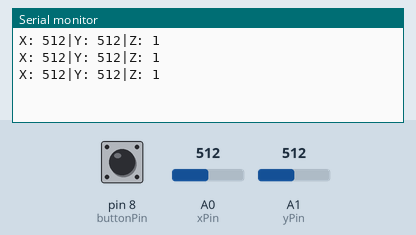
Simulated run of this sketch. Board: Arduino Uno, built with avr-gcc and run on an emulated ATmega328P. Shown: the last lines printed to the serial monitor. The test bench sets the inputs (shaded band); at power-on: A0 (xPin) = 512, A1 (yPin) = 512, pin 8 (buttonPin) HIGH.

Above: at 1.3 s.
1.4 s: A0 (xPin) set to 716
At 1.9 s:
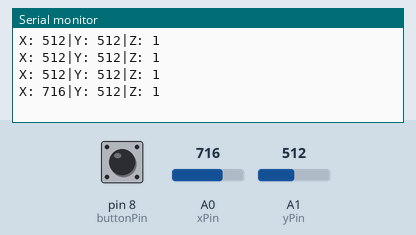
2.9 s: A1 (yPin) set to 716
At 3.4 s:
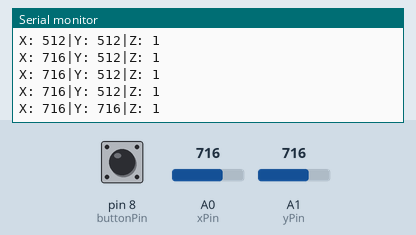
4.4 s: pin 8 (buttonPin) pulled LOW for 0.6 s
At 4.9 s:
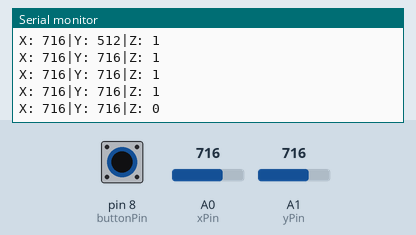
6.5 s: A0 (xPin) set to 900
At 6.9 s:
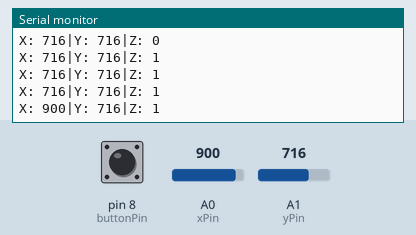
8.0 s: pin 8 (buttonPin) pulled LOW for 1 s
At 8.4 s:
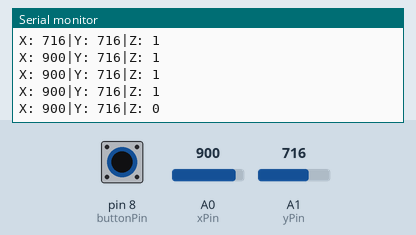
10.5 s: A1 (yPin) set to 900
At 10.9 s:
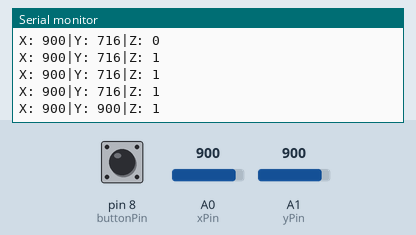
Timing chart, 0 to 13.0 s (numbered marks = the images above; inputs shaded):
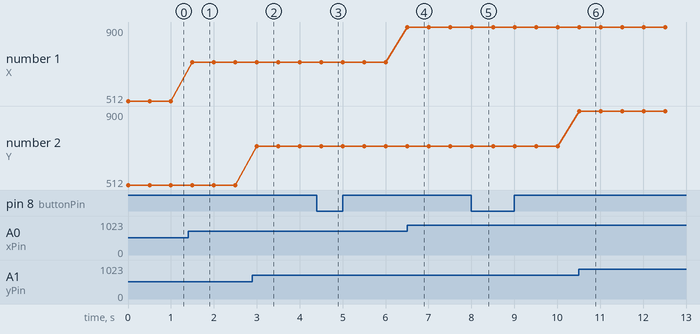

The sketch:

28_joystick.ino
```cpp
int xPin = A0;      // x coordinate pin
int yPin = A1;      // y coordinate pin
int buttonPin = 8;  // button pin

void setup() {
  pinMode(buttonPin, INPUT);      // set button
  digitalWrite(buttonPin, HIGH);  // turn pullup on
  Serial.begin(9600);
}

void loop() {
  Serial.print("X: ");
  // write x coordinate in decimal
  Serial.print(analogRead(xPin), DEC);
  Serial.print("|Y: ");
  // write y coordinate in decimal
  Serial.print(analogRead(yPin), DEC);
  Serial.print("|Z: ");
  // write push button
  Serial.println(digitalRead(buttonPin));
  delay(500);
}
```

Measured:
- after the input at 1.4 s, the serial monitor: prints a new line after 0.10 s (image 1)
- after the input at 2.9 s, the serial monitor: prints a new line after 0.10 s (image 2)
- after the input at 4.4 s, the serial monitor: prints a new line after 0.11 s (image 3)
- after the input at 6.5 s, the serial monitor: prints a new line at once (image 4)
- after the input at 8.0 s, the serial monitor: prints a new line at once (image 5)
- after the input at 10.5 s, the serial monitor: prints a new line at once (image 6)
- plotted number 1: 512 → 716 after the input at 1.4 s, 716 → 900 after the input at 6.5 s
